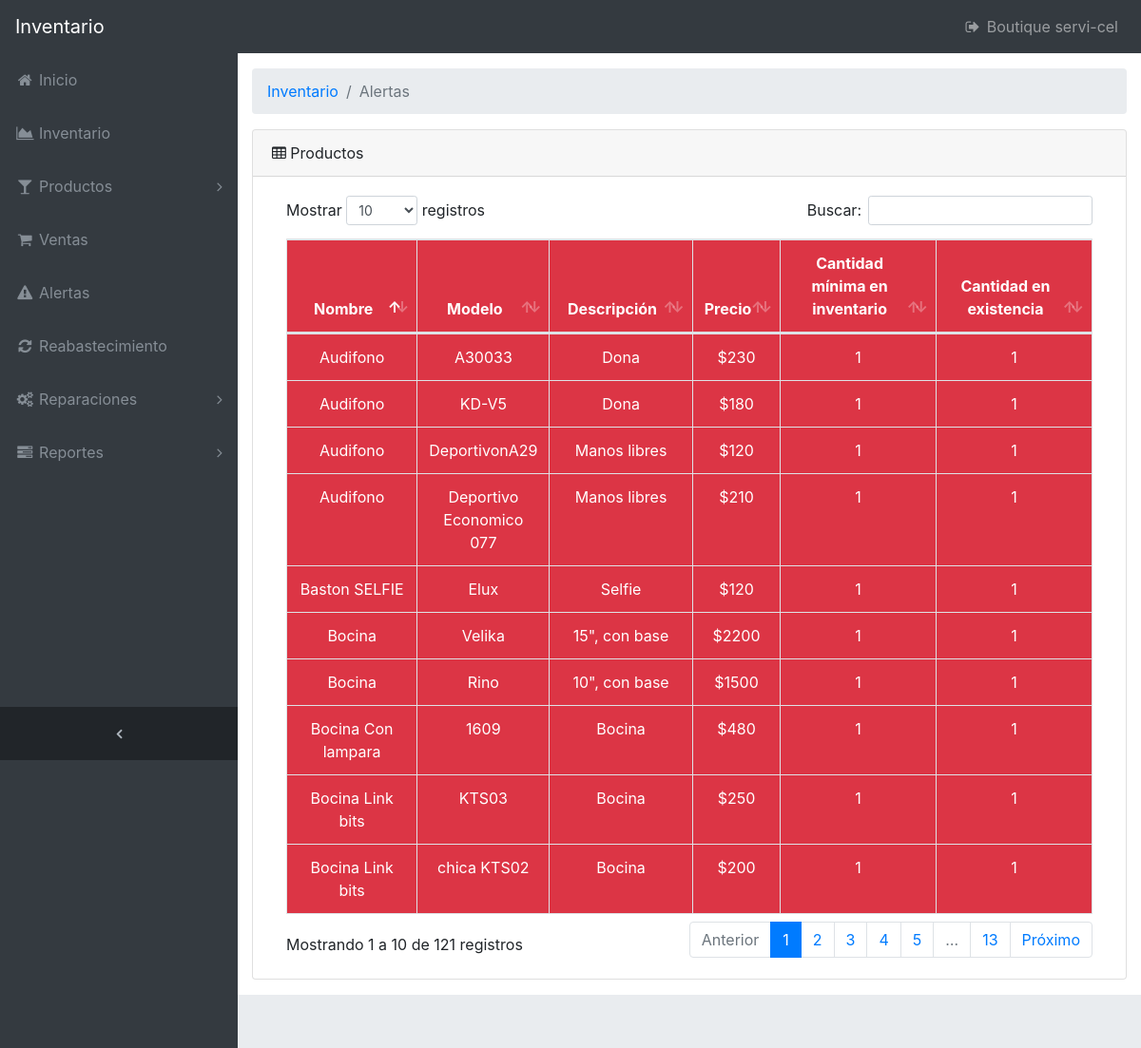
/view/admin/alerta/index.php (signed in), run on the app's committed database.
### tables this page shows
CREATE TABLE `producto` (
  `id_producto` int(11) NOT NULL,
  `tipo` varchar(45) NOT NULL,
  `modelo` varchar(45) NOT NULL,
  `descripcion` text NOT NULL,
  `precio_salida` varchar(45) NOT NULL,
  `existencia` varchar(45) NOT NULL,
  `minima` int(11) NOT NULL,
  `estado` tinyint(4) NOT NULL
);

### view/admin/alerta/index.php (the view, shortened to what this page needs)
<?php
  $pdo = connect();
?>
<!DOCTYPE html>
<html lang="en">
<head>
  <link href="../vendor/bootstrap/css/bootstrap.min.css" rel="stylesheet">
    <link href="../vendor/font-awesome/css/font-awesome.min.css" rel="stylesheet" type="text/css">
    <link href="../vendor/datatables/dataTables.bootstrap4.css" rel="stylesheet">
    <link href="../css/sb-admin.css" rel="stylesheet">
</head>
<body class="fixed-nav sticky-footer bg-dark" id="page-top">
   <nav class="navbar navbar-expand-lg navbar-dark bg-dark fixed-top" id="mainNav">
    <a class="navbar-brand" href="">Inventario</a>
    <div class="collapse navbar-collapse" id="navbarResponsive">
      <ul class="navbar-nav navbar-sidenav" id="exampleAccordion">
        <li class="nav-item" data-toggle="tooltip" data-placement="right">
          <a class="nav-link" href="../index.php">
            <i class="fa fa-fw fa-home"></i>
            <span class="nav-link-text">Inicio</span>
          </a>
        </li>
        <li class="nav-item" data-toggle="tooltip" data-placement="right">
          <a class="nav-link" href="../inventario.php">
            <i class="fa fa-fw fa-area-chart"></i>
            <span class="nav-link-text">Inventario</span>
          </a>
        </li>
        <li class="nav-item" data-toggle="tooltip" data-placement="right" title="Tables">
          <a class="nav-link nav-link-collapse collapsed" data-toggle="collapse" href="#collapseComponents" data-parent="#exampleAccordion">
            <i class="fa fa-fw fa-glass"></i>
            <span class="nav-link-text">Productos</span>
          </a>
        </li>
        <li class="nav-item" data-toggle="tooltip" data-placement="right">
          <a class="nav-link" href="../ventas/productos.php">
            <i class="fa fa-fw fa-shopping-cart"></i>
            <span class="nav-link-text">Ventas</span>
          </a>
        </li>
        <li class="nav-item" data-toggle="tooltip" data-placement="right" >
          <a class="nav-link" href="../alerta">
            <i class="fa fa-fw fa-exclamation-triangle"></i>
            <span class="nav-link-text">Alertas</span>
          </a>
        </li>
        <li class="nav-item" data-toggle="tooltip" data-placement="right">
          <a class="nav-link" href="../reabastecimiento/reabastecimiento.php">
            <i class="fa fa-fw fa-refresh"></i>
            <span class="nav-link-text">Reabastecimiento</span>
          </a>
        </li>
        <li class="nav-item" data-toggle="tooltip" data-placement="right" title="Tables">
          <a class="nav-link nav-link-collapse collapsed" data-toggle="collapse" href="#collapseComponent" data-parent="#exampleAccordion">
            <i class="fa fa-fw fa-cogs"></i>
            <span class="nav-link-text">Reparaciones</span>
          </a>
        </li>
        <li class="nav-item" data-toggle="tooltip" data-placement="right" title="Tables">
          <a class="nav-link nav-link-collapse collapsed" data-toggle="collapse" href="#collapseComponen" data-parent="#exampleAccordion">
            <i class="fa fa-fw fa-tasks"></i>
            <span class="nav-link-text">Reportes</span>
          </a>
        </li>
      </ul>
      <ul class="navbar-nav sidenav-toggler">
        <li class="nav-item">
          <a class="nav-link text-center" id="sidenavToggler">
            <i class="fa fa-fw fa-angle-left"></i>
          </a>
        </li>
      </ul>
      <ul class="navbar-nav ml-auto">
        <li class="nav-item">
          <a class="nav-link" data-toggle="modal" data-target="#exampleModal">
            <i class="fa fa-fw fa-sign-out"></i> <span ><?php echo ucfirst($_SESSION['nombre_usuario']);  ?></span></a>
        </li>
      </ul>
    </div>
  </nav>
  <div class="content-wrapper">
    <div class="container-fluid">
      <ol class="breadcrumb">
        <li class="breadcrumb-item">
          <a href="../index.php">Inventario</a>
        </li>
        <li class="breadcrumb-item active">Alertas</li>
      </ol>
    <div class="card mb-3">
        <div class="card-header">
          <i class="fa fa-table"></i> Productos</div>
        <div class="card-body">
          <div class="table-responsive">
    <table class="table table-bordered" id="dataTable" width="100%" cellspacing="0">
    <thead>
      <tr class="btn-danger">
        <th scope="col"><center>Nombre </center> </th>
        <th scope="col"><center>Modelo</center> </th>
        <th style="width:120px;" scope="col"><center>Descripción</center> </th>
        <th scope="col"><center>Precio</center> </th>
        <th style="width:160px;" scope="col"><center>Cantidad mínima en inventario</center> </th>
        <th style="width:160px;" scope="col"><center>Cantidad en existencia</center> </th>
      </tr>
    </thead>
<?php
  $sql = 'SELECT * FROM producto WHERE existencia <= minima AND estado = 1';
  $query = $pdo->prepare($sql);
  $query->execute();
  if($query->rowCount() > 0){
    while($row=$query->fetch(PDO::FETCH_ASSOC)){
      extract($row);
      ?>
      <tr align="center" class="btn-danger">
        <td><?php echo $tipo ?></td>
        <td><?php echo $modelo ?></td>
        <td><?php echo $descripcion ?></td>
        <td>$<?php echo $precio_salida ?></td>
        <td><?php echo $minima ?></td>
        <td><?php echo $existencia ?></td>
      </tr>
      <?php
    }
  }
?>
    </table>
  </div>
</div>
</div>
</div>
    </div>
  <?php
    include("../footer.php");
  ?>
</body>
</html>

### view/admin/css/sb-admin.css (style rules this page uses)
html { position: relative; min-height: 100%; }
body { overflow-x: hidden; }
body.sticky-footer { margin-bottom: 56px; }
body.sticky-footer .content-wrapper { min-height: calc(100vh - 56px - 56px); }
body.fixed-nav { padding-top: 56px; }
.content-wrapper { min-height: calc(100vh - 56px); padding-top: 1rem; }
#mainNav .navbar-collapse { overflow: auto; max-height: 75vh; }
#mainNav .navbar-collapse .navbar-nav .nav-item .nav-link { cursor: pointer; }
#mainNav .navbar-collapse .navbar-sidenav .nav-link-collapse:after { float: right; content: '\f107'; font-family: 'FontAwesome'; }
#mainNav .navbar-collapse .navbar-sidenav .nav-link-collapse.collapsed:after { content: '\f105'; }
#mainNav .navbar-collapse .sidenav-toggler { display: none; }
@media (min-width: 992px) { #mainNav .navbar-brand { width: 250px; } }
@media (min-width: 992px) { #mainNav .navbar-collapse { overflow: visible; max-height: none; } }
@media (min-width: 992px) { #mainNav .navbar-collapse .navbar-sidenav { position: absolute; top: 0; left: 0; -webkit-flex-direction: column; -ms-flex-direction: column; flex-direction: column; margin-top: 56px; } }
@media (min-width: 992px) { #mainNav .navbar-collapse .navbar-sidenav > .nav-item { width: 250px; padding: 0; } }
@media (min-width: 992px) { #mainNav .navbar-collapse .navbar-sidenav > .nav-item > .nav-link { padding: 1em; } }
#mainNav.fixed-top .sidenav-toggler { display: none; }
@media (min-width: 992px) { #mainNav.fixed-top .navbar-sidenav { height: calc(100vh - 112px); } }
@media (min-width: 992px) { #mainNav.fixed-top .sidenav-toggler { position: absolute; top: 0; left: 0; display: flex; -webkit-flex-direction: column; -ms-flex-direction: column; flex-direction: column; margin-top: calc(100vh - 56px); } }
@media (min-width: 992px) { #mainNav.fixed-top .sidenav-toggler > .nav-item { width: 250px; padding: 0; } }
@media (min-width: 992px) { #mainNav.fixed-top .sidenav-toggler > .nav-item > .nav-link { padding: 1em; } }
#mainNav.fixed-top.navbar-dark .sidenav-toggler { background-color: #212529; }
#mainNav.fixed-top.navbar-dark .sidenav-toggler a i { color: #adb5bd; }
.content-wrapper { overflow-x: hidden; background: white; }
@media (min-width: 992px) { .content-wrapper { margin-left: 250px; } }
#sidenavToggler i { font-weight: 800; }
#mainNav.navbar-dark .navbar-collapse .navbar-sidenav .nav-link-collapse:after { color: #868e96; }
#mainNav.navbar-dark .navbar-collapse .navbar-sidenav > .nav-item > .nav-link { color: #868e96; }
@media (min-width: 992px) { #mainNav.navbar-dark .navbar-collapse .navbar-sidenav { background: #343a40; } }

### data on the page
producto: tipo "Audifono", modelo "A30033", descripcion "Dona", precio_salida "230", minima "1", existencia "1"
producto: tipo "Audifono", modelo "KD-V5", descripcion "Dona", precio_salida "180", minima "1", existencia "1"
producto: tipo "Audifono", modelo "DeportivonA29", descripcion "Manos libres", precio_salida "120", minima "1", existencia "1"
producto: tipo "Audifono", modelo "Deportivo Economico 077", descripcion "Manos libres", precio_salida "210", minima "1", existencia "1"
producto: tipo "Baston SELFIE", modelo "Elux", descripcion "Selfie", precio_salida "120", minima "1", existencia "1"
producto: tipo "Bocina Link bits", modelo "KTS03", descripcion "Bocina", precio_salida "250", minima "1", existencia "1"
producto: tipo "Bocina Link bits", modelo "chica KTS02", descripcion "Bocina", precio_salida "200", minima "1", existencia "1"
producto: tipo "Bocina Con lampara", modelo "1609", descripcion "Bocina", precio_salida "480", minima "1", existencia "1"
producto: tipo "Bocina", modelo "Velika", descripcion "15\", con base", precio_salida "2200", minima "1", existencia "1"
producto: tipo "Bocina", modelo "Rino", descripcion "10\", con base", precio_salida "1500", minima "1", existencia "1"

### other printed values
$_SESSION['nombre_usuario'] "Boutique servi-cel"
